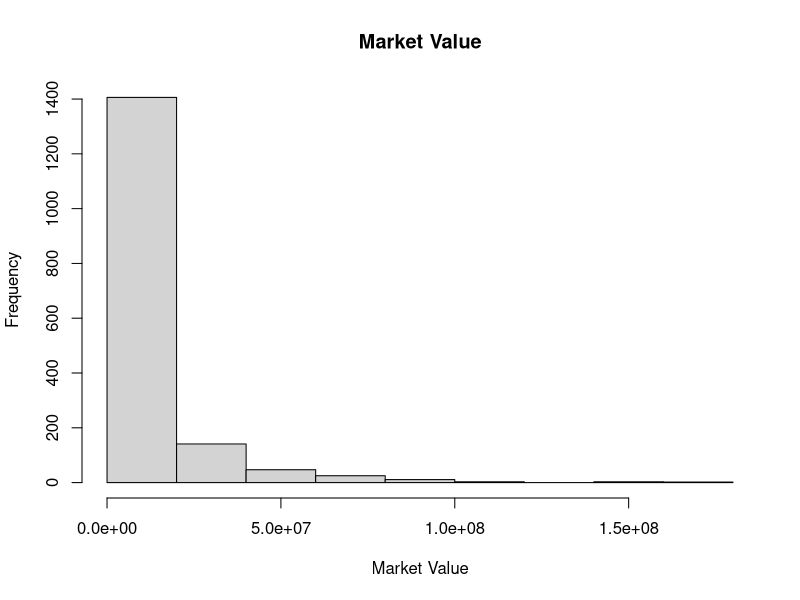
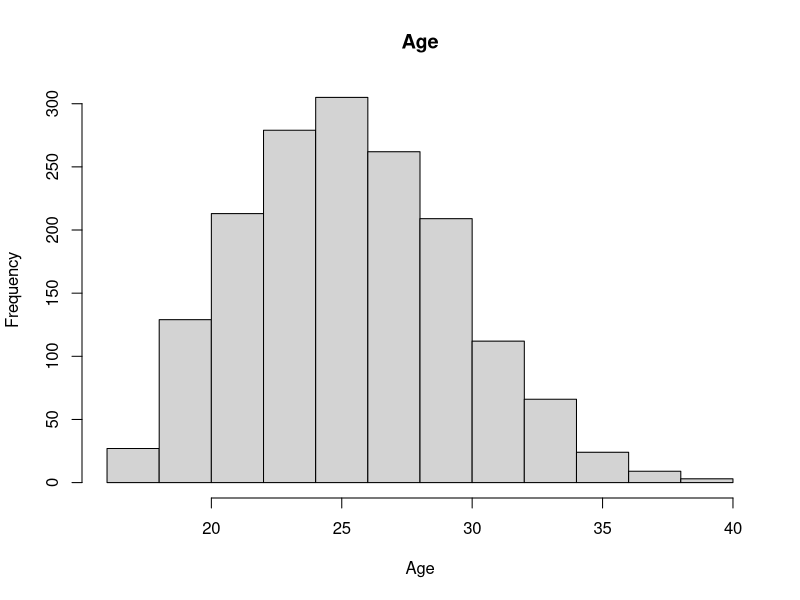
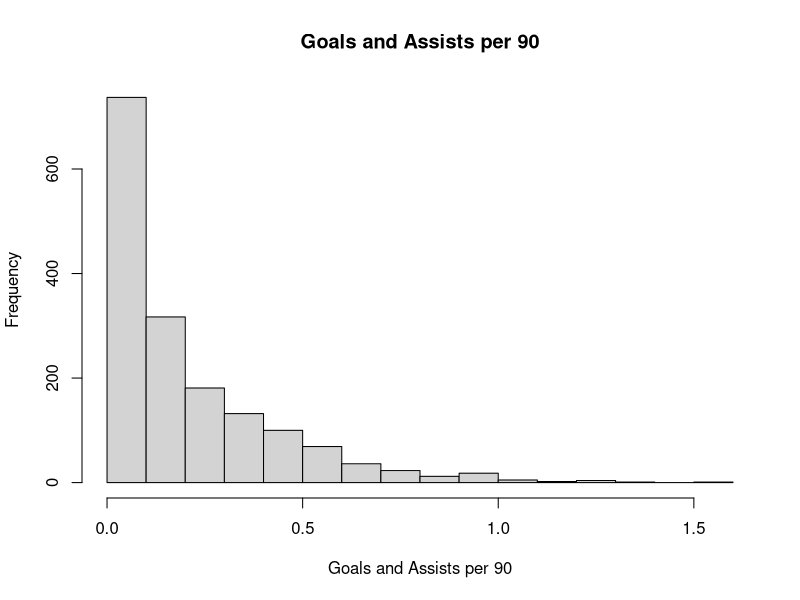
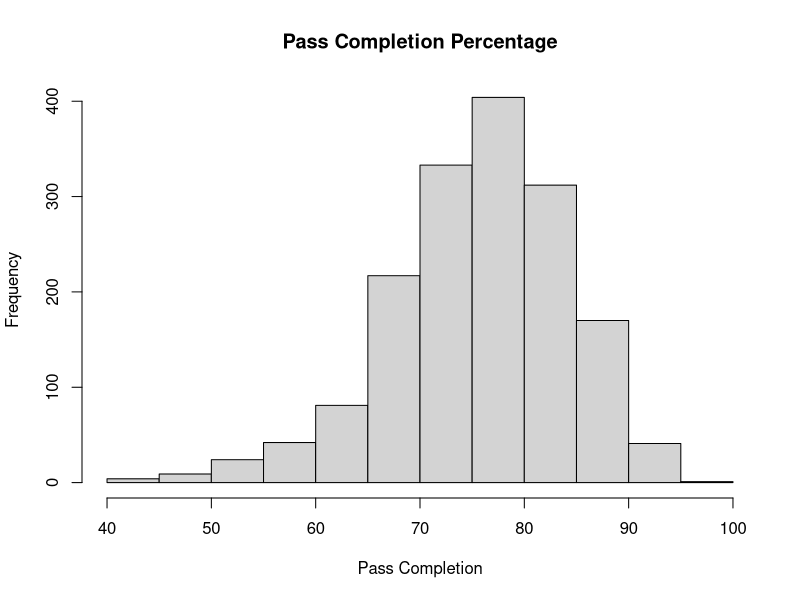
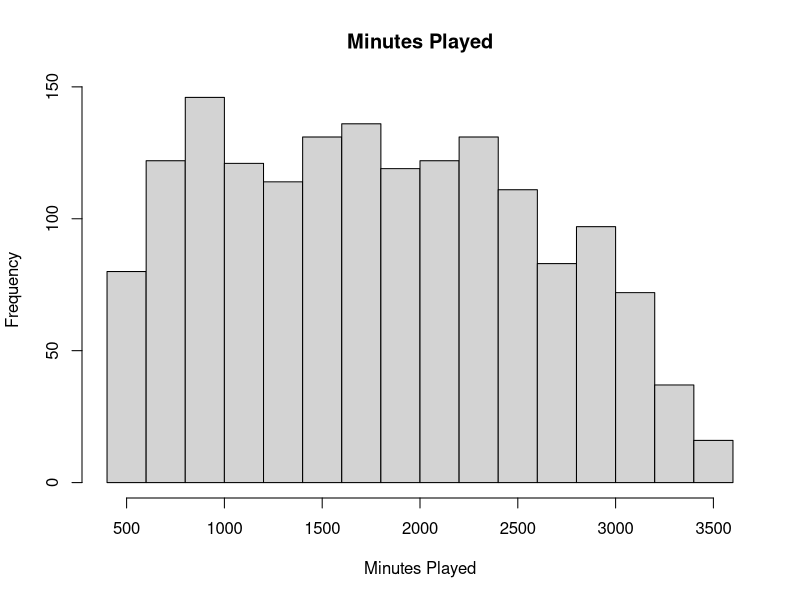

Write the R code that produced these figures, in order.
data <- read.csv("soccer_clean.csv")
project_data <- data[, c("value","age","goals_assists_per90","position",
                         "passes_pct","minutes")]
hist(project_data$value,
     main = "Market Value",xlab = "Market Value")
hist(project_data$age,
     main = "Age",xlab = "Age")
hist(project_data$goals_assists_per90,
     main = "Goals and Assists per 90",xlab = "Goals and Assists per 90")
hist(project_data$passes_pct,
     main = "Pass Completion Percentage",xlab = "Pass Completion")
hist(project_data$minutes,
     main = "Minutes Played",xlab = "Minutes Played")
table(project_data$position)
